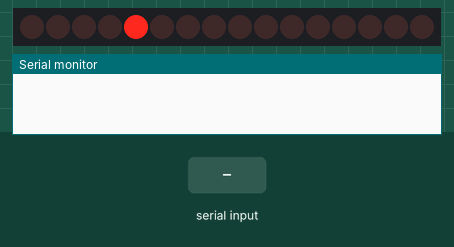
This sketch was run on a simulated Arduino Uno, built with avr-gcc and run on an emulated ATmega328P. On the bench: 16 shift-register outputs drawn as a row of LEDs (first output left, lit = HIGH), the last lines printed to the serial monitor. Wiring (inferred from the names in the program): 2 × shift register (74HC595): data pin 8; shift clock pin 9; latch pin 10. Wiring (inferred from the signals the program sends): row of LEDs: on Q0, Q1, Q2, Q3, Q4, Q5, Q6, Q7, Q8, Q9, Q10, Q11, Q12, Q13, Q14, Q15. The inputs (shaded band) are chosen by the test bench.

Above: at 1.2 s.
1.3 s: "SIRE=\n" received over Serial
At 2.1 s:
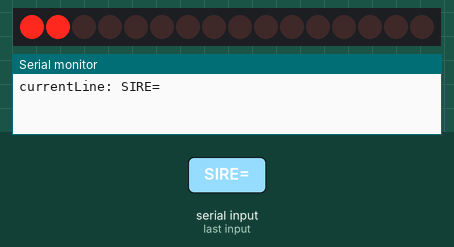
At 2.8 s:
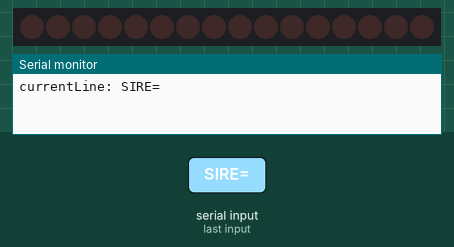
4.3 s: "INTD=\n" received over Serial
At 5.1 s:
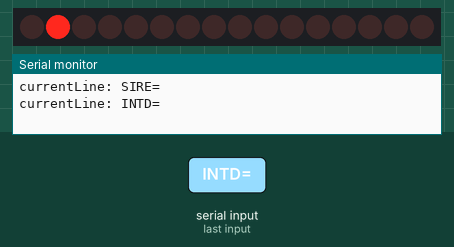
Timing chart, 0 to 15.0 s (numbered marks = the images above; inputs shaded):
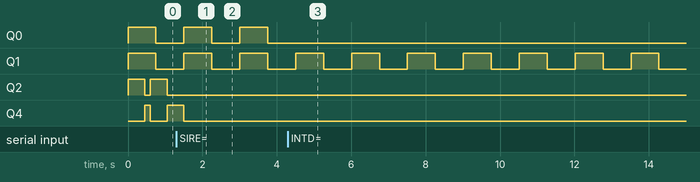

The sketch:

CACASerial.ino
```cpp
/*
  CACA Serial Luces
 */
//
// DATOS EN SERIE
const int dataPin = 8;   // SER
const int clockPin = 9;  // SRCLK
const int latchPin = 10;  // RCLK
// Variables internas
int contadorGeneral = 0;  // Contador general de tiempos
char inSerial = 0;        // Entrada del Serial estándar
String currentLine = "";  // String de la entrada Serial estándar
int iPos = -1;            // Posición de los comandos en el String Serial Stándar
int iContador = 0;        // Contador de bucle
// BUCLE
int CTE_MIN_BUCLE = 1;
int CTE_MAX_BUCLE = 10;
// Botones ACTIVOS
boolean bIntermitenteIzq  = true;
boolean bIntermitenteDer  = true;
boolean bSirena           = true;
boolean bPosicion         = false;
boolean bCruce            = false;
boolean bCarretera        = false;
// Máscaras de LUCES
byte CTE_IntermDerON  = 0b10000000;	// U1 - QA
byte CTE_IntermIzqON  = 0b01000000;	// U1 - QB
byte CTE_SirenaBON  	= 0b00100000;	// U1 - QC
byte CTE_SirenaGON  	= 0b00010000;	// U1 - QD
byte CTE_SirenaRON  	= 0b00001000;	// U1 - QE
// String de salida
byte iRespuesta1      = 0b00000000;
byte iRespuesta2      = 0b00000000;

void setup() {
  //
  pinMode(latchPin, OUTPUT);
  pinMode(dataPin, OUTPUT);
  pinMode(clockPin, OUTPUT);
  // initialize serial communication at 9600 bits per second:
  Serial.begin(115200);
}

void loop() {
  for (iContador=CTE_MIN_BUCLE;iContador<=CTE_MAX_BUCLE;iContador++) {
    ////////////////
    // Intermitentes
    ////////////////
    if (bIntermitenteIzq && iContador <= CTE_MAX_BUCLE/2)
      // Intermitente Izq ON
      iRespuesta2 = iRespuesta2 | CTE_IntermIzqON;
    if (bIntermitenteIzq && iContador > CTE_MAX_BUCLE/2)
      // Intermitente Izq OFF
      iRespuesta2 = iRespuesta2 & ~CTE_IntermIzqON;
    if (bIntermitenteDer && iContador <= CTE_MAX_BUCLE/2)
      // Intermitente Der ON
      iRespuesta2 = iRespuesta2 | CTE_IntermDerON;
    if (bIntermitenteDer && iContador > CTE_MAX_BUCLE/2)
      // Intermitente Der OFF
      iRespuesta2 = iRespuesta2 & ~CTE_IntermDerON;
    ////////////////
    // Sirena
    ////////////////
    if (bSirena && iContador >= CTE_MIN_BUCLE && iContador <= CTE_MIN_BUCLE + 2) {
      // Sirena B
      iRespuesta2 = iRespuesta2 | CTE_SirenaBON;
      iRespuesta2 = iRespuesta2 & ~CTE_SirenaRON;
    }
    if (bSirena && iContador == CTE_MIN_BUCLE + 3) {
      // Sirena R
      iRespuesta2 = iRespuesta2 & ~CTE_SirenaBON;
      iRespuesta2 = iRespuesta2 | CTE_SirenaRON;
    }
    if (bSirena && iContador >= CTE_MIN_BUCLE + 4 && iContador <= CTE_MIN_BUCLE + 6) {
      // Sirena B
      iRespuesta2 = iRespuesta2 | CTE_SirenaBON;
      iRespuesta2 = iRespuesta2 & ~CTE_SirenaRON;
    }
    if (bSirena && iContador >= CTE_MIN_BUCLE + 7 && iContador <= CTE_MIN_BUCLE + 9) {
      // Sirena R
      iRespuesta2 = iRespuesta2 & ~CTE_SirenaBON;
      iRespuesta2 = iRespuesta2 | CTE_SirenaRON;
    }
    //  APAGADO GENERAL SI SE SOLICITA
    if (!bSirena) {
      // Sirena OFF
      iRespuesta2 = iRespuesta2 & ~CTE_SirenaBON;
      iRespuesta2 = iRespuesta2 & ~CTE_SirenaRON;
    }
    if (!bIntermitenteIzq) {
      iRespuesta2 = iRespuesta2 & ~CTE_IntermIzqON;
    }
    if (!bIntermitenteDer) {
      iRespuesta2 = iRespuesta2 & ~CTE_IntermDerON;
    }
    //  ENVIAR AL ESP32-SERIAL-595
    setRegister();
    //
    leerSerial();
    //
    delay(150);
  }
}

void leerSerial() {
  // read from port 0, send to port 1:
  if (Serial.available()) {
    currentLine = "";
    do {
      inSerial = Serial.read();
      currentLine += inSerial;
    } while (inSerial != '\n');
    ///////////////////////
    // Comprobar comandos
    ///////////////////////
    // INTERMITENTE - DERECHO - S/N
    iPos = currentLine.indexOf("INTD=");
    if (iPos >= 0) {
      bIntermitenteDer = (currentLine.substring(iPos+5, iPos+5+1) == "S");
    }
    // INTERMITENTE - IZQUIERDO - S/N
    iPos = currentLine.indexOf("INTI=");
    if (iPos >= 0) {
      bIntermitenteIzq = (currentLine.substring(iPos+5, iPos+5+1) == "S");
    }
    // INTERMITENTE - SIRENA - S/N
    iPos = currentLine.indexOf("SIRE=");
    if (iPos >= 0) {
      bSirena = (currentLine.substring(iPos+5, iPos+5+1) == "S");
    }
    //
    Serial.print("currentLine: " + currentLine);
  }
}

void setRegister() {
  // Bloquea el Serial 595, envía el byte1 y después el byte2 y desbloque el Serial 595
  digitalWrite(latchPin, LOW);
  shiftOut(dataPin, clockPin, LSBFIRST, iRespuesta1);
  shiftOut(dataPin, clockPin, LSBFIRST, iRespuesta2);
  digitalWrite(latchPin, HIGH);
}
```
